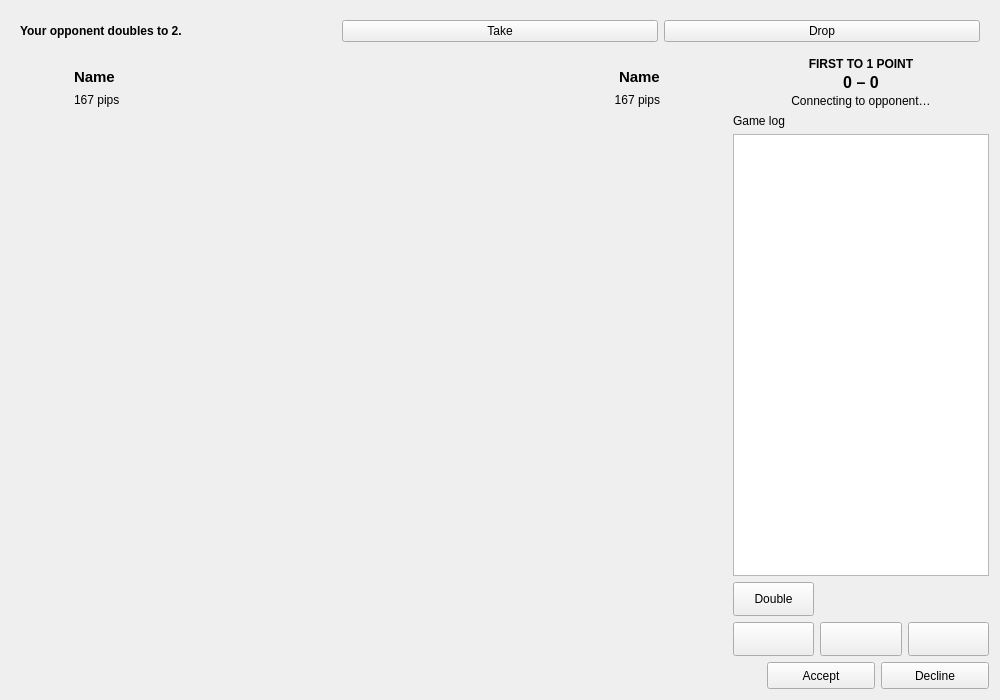
<?xml version="1.0" ?><ui version="4.0">
 <class>BackgammonGameWindow</class>
 <widget class="QWidget" name="BackgammonGameWindow">
  <property name="geometry">
   <rect>
    <x>0</x>
    <y>0</y>
    <width>1000</width>
    <height>700</height>
   </rect>
  </property>
  <property name="windowTitle">
   <string>Backgammon</string>
  </property>
  <layout class="QVBoxLayout" name="mainLayout" stretch="0,1">
   <item>
    <widget class="QFrame" name="cubeOfferFrame">
     <layout class="QHBoxLayout" name="cubeOfferLayout">
      <item>
       <widget class="QLabel" name="cubeOfferLabel">
        <property name="font">
         <font>
          <bold>true</bold>
         </font>
        </property>
        <property name="text">
         <string notr="true">Your opponent doubles to 2.</string>
        </property>
        <property name="wordWrap">
         <bool>true</bool>
        </property>
       </widget>
      </item>
      <item>
       <widget class="QPushButton" name="takeButton">
        <property name="toolTip">
         <string>Accept: the game goes on at twice the stakes and the cube is yours</string>
        </property>
        <property name="text">
         <string>Take</string>
        </property>
       </widget>
      </item>
      <item>
       <widget class="QPushButton" name="dropButton">
        <property name="toolTip">
         <string>Refuse: you lose this game at the current cube value</string>
        </property>
        <property name="text">
         <string>Drop</string>
        </property>
       </widget>
      </item>
     </layout>
    </widget>
   </item>
   <item>
    <layout class="QHBoxLayout" name="playLayout" stretch="1,0">
     <property name="spacing">
      <number>10</number>
     </property>
     <item>
      <layout class="QVBoxLayout" name="boardColumn" stretch="0,1">
       <property name="spacing">
        <number>6</number>
       </property>
       <item>
        <widget class="QFrame" name="headerFrame">
         <layout class="QHBoxLayout" name="headerLayout" stretch="0,1,0">
          <property name="leftMargin">
           <number>0</number>
          </property>
          <property name="topMargin">
           <number>0</number>
          </property>
          <property name="rightMargin">
           <number>0</number>
          </property>
          <property name="bottomMargin">
           <number>0</number>
          </property>
          <item>
           <widget class="QFrame" name="oppFrame">
            <layout class="QHBoxLayout" name="oppLayout" stretch="0,1">
             <property name="spacing">
              <number>10</number>
             </property>
             <item>
              <widget class="AvatarWidget" name="oppAvatar">
               <property name="minimumSize">
                <size>
                 <width>44</width>
                 <height>44</height>
                </size>
               </property>
               <property name="maximumSize">
                <size>
                 <width>44</width>
                 <height>44</height>
                </size>
               </property>
               <property name="scaledContents">
                <bool>true</bool>
               </property>
              </widget>
             </item>
             <item>
              <layout class="QVBoxLayout" name="oppTextLayout">
               <property name="spacing">
                <number>2</number>
               </property>
               <item>
                <layout class="QHBoxLayout" name="oppNameLayout">
                 <property name="spacing">
                  <number>6</number>
                 </property>
                 <item>
                  <widget class="QLabel" name="oppName">
                   <property name="font">
                    <font>
                     <pointsize>11</pointsize>
                     <bold>true</bold>
                    </font>
                   </property>
                   <property name="text">
                    <string notr="true">Name</string>
                   </property>
                   <property name="textFormat">
                    <enum>Qt::TextFormat::PlainText</enum>
                   </property>
                  </widget>
                 </item>
                 <item>
                  <widget class="QLabel" name="oppColour">
                   <property name="toolTip">
                    <string>Checker colour</string>
                   </property>
                  </widget>
                 </item>
                 <item>
                  <spacer name="oppNameSpacer">
                   <property name="orientation">
                    <enum>Qt::Orientation::Horizontal</enum>
                   </property>
                   <property name="sizeHint" stdset="0">
                    <size>
                     <width>0</width>
                     <height>0</height>
                    </size>
                   </property>
                  </spacer>
                 </item>
                </layout>
               </item>
               <item>
                <widget class="QLabel" name="oppDetails">
                 <property name="text">
                  <string notr="true">167 pips</string>
                 </property>
                 <property name="alignment">
                  <set>Qt::AlignmentFlag::AlignLeading|Qt::AlignmentFlag::AlignLeft|Qt::AlignmentFlag::AlignVCenter</set>
                 </property>
                </widget>
               </item>
              </layout>
             </item>
            </layout>
           </widget>
          </item>
          <item>
           <spacer name="headerSpacer">
            <property name="orientation">
             <enum>Qt::Orientation::Horizontal</enum>
            </property>
            <property name="sizeHint" stdset="0">
             <size>
              <width>0</width>
              <height>0</height>
             </size>
            </property>
           </spacer>
          </item>
          <item>
           <widget class="QFrame" name="myFrame">
            <layout class="QHBoxLayout" name="myLayout" stretch="1,0">
             <property name="spacing">
              <number>10</number>
             </property>
             <item>
              <layout class="QVBoxLayout" name="myTextLayout">
               <property name="spacing">
                <number>2</number>
               </property>
               <item>
                <layout class="QHBoxLayout" name="myNameLayout">
                 <property name="spacing">
                  <number>6</number>
                 </property>
                 <item>
                  <spacer name="myNameSpacer">
                   <property name="orientation">
                    <enum>Qt::Orientation::Horizontal</enum>
                   </property>
                   <property name="sizeHint" stdset="0">
                    <size>
                     <width>0</width>
                     <height>0</height>
                    </size>
                   </property>
                  </spacer>
                 </item>
                 <item>
                  <widget class="QLabel" name="myColour">
                   <property name="toolTip">
                    <string>Checker colour</string>
                   </property>
                  </widget>
                 </item>
                 <item>
                  <widget class="QLabel" name="myName">
                   <property name="font">
                    <font>
                     <pointsize>11</pointsize>
                     <bold>true</bold>
                    </font>
                   </property>
                   <property name="text">
                    <string notr="true">Name</string>
                   </property>
                   <property name="textFormat">
                    <enum>Qt::TextFormat::PlainText</enum>
                   </property>
                  </widget>
                 </item>
                </layout>
               </item>
               <item>
                <widget class="QLabel" name="myDetails">
                 <property name="text">
                  <string notr="true">167 pips</string>
                 </property>
                 <property name="alignment">
                  <set>Qt::AlignmentFlag::AlignRight|Qt::AlignmentFlag::AlignTrailing|Qt::AlignmentFlag::AlignVCenter</set>
                 </property>
                </widget>
               </item>
              </layout>
             </item>
             <item>
              <widget class="AvatarWidget" name="myAvatar">
               <property name="minimumSize">
                <size>
                 <width>44</width>
                 <height>44</height>
                </size>
               </property>
               <property name="maximumSize">
                <size>
                 <width>44</width>
                 <height>44</height>
                </size>
               </property>
               <property name="scaledContents">
                <bool>true</bool>
               </property>
              </widget>
             </item>
            </layout>
           </widget>
          </item>
         </layout>
        </widget>
       </item>
       <item>
        <widget class="BoardWidget" name="board" native="true"/>
       </item>
      </layout>
     </item>
     <item>
      <widget class="QWidget" name="sidePanel" native="true">
       <property name="minimumSize">
        <size>
         <width>220</width>
         <height>0</height>
        </size>
       </property>
       <property name="maximumSize">
        <size>
         <width>300</width>
         <height>16777215</height>
        </size>
       </property>
       <layout class="QVBoxLayout" name="sidePanelLayout" stretch="0,0,1,0,0">
        <property name="leftMargin">
         <number>0</number>
        </property>
        <property name="topMargin">
         <number>0</number>
        </property>
        <property name="rightMargin">
         <number>0</number>
        </property>
        <property name="bottomMargin">
         <number>0</number>
        </property>
        <item>
         <layout class="QVBoxLayout" name="matchLayout">
          <property name="spacing">
           <number>2</number>
          </property>
          <item>
           <widget class="QLabel" name="matchLabel">
            <property name="font">
             <font>
              <bold>true</bold>
             </font>
            </property>
            <property name="text">
             <string notr="true">FIRST TO 1 POINT</string>
            </property>
            <property name="alignment">
             <set>Qt::AlignmentFlag::AlignCenter</set>
            </property>
           </widget>
          </item>
          <item>
           <widget class="QLabel" name="scoreLabel">
            <property name="font">
             <font>
              <pointsize>12</pointsize>
              <bold>true</bold>
             </font>
            </property>
            <property name="toolTip">
             <string>Points in this match</string>
            </property>
            <property name="text">
             <string notr="true">0 – 0</string>
            </property>
            <property name="textFormat">
             <enum>Qt::TextFormat::PlainText</enum>
            </property>
            <property name="alignment">
             <set>Qt::AlignmentFlag::AlignCenter</set>
            </property>
           </widget>
          </item>
          <item>
           <widget class="QLabel" name="statusLabel">
            <property name="text">
             <string>Connecting to opponent…</string>
            </property>
            <property name="textFormat">
             <enum>Qt::TextFormat::PlainText</enum>
            </property>
            <property name="alignment">
             <set>Qt::AlignmentFlag::AlignCenter</set>
            </property>
            <property name="wordWrap">
             <bool>true</bool>
            </property>
           </widget>
          </item>
         </layout>
        </item>
        <item>
         <widget class="QLabel" name="logLabel">
          <property name="text">
           <string>Game log</string>
          </property>
         </widget>
        </item>
        <item>
         <widget class="QListWidget" name="logList">
          <property name="editTriggers">
           <set>QAbstractItemView::EditTrigger::NoEditTriggers</set>
          </property>
          <property name="selectionMode">
           <enum>QAbstractItemView::SelectionMode::NoSelection</enum>
          </property>
          <property name="wordWrap">
           <bool>true</bool>
          </property>
         </widget>
        </item>
        <item>
         <layout class="QGridLayout" name="buttonsLayout">
          <item row="0" column="0">
           <widget class="QPushButton" name="doubleButton">
            <property name="minimumSize">
             <size>
              <width>0</width>
              <height>34</height>
             </size>
            </property>
            <property name="toolTip">
             <string>Offer to double the stakes before you roll. Your opponent takes (the cube becomes theirs) or drops (and loses the game at the current value).</string>
            </property>
            <property name="text">
             <string>Double</string>
            </property>
           </widget>
          </item>
          <item row="1" column="2">
           <widget class="QPushButton" name="endTurnButton">
            <property name="minimumSize">
             <size>
              <width>0</width>
              <height>34</height>
             </size>
            </property>
            <property name="toolTip">
             <string>End turn: play the moves you made</string>
            </property>
            <property name="text">
             <string></string>
            </property>
           <property name="icon"><iconset resource="Backgammon_images.qrc"><normaloff>:/images/confirm.png</normaloff>:/images/confirm.png</iconset></property><property name="iconSize"><size><width>28</width><height>28</height></size></property><property name="accessibleName"><string>End turn</string></property></widget>
          </item>
          <item row="1" column="0">
           <widget class="QPushButton" name="undoButton">
            <property name="minimumSize">
             <size>
              <width>0</width>
              <height>34</height>
             </size>
            </property>
            <property name="toolTip">
             <string>Undo: take back the last checker you moved</string>
            </property>
            <property name="text">
             <string></string>
            </property>
           <property name="icon"><iconset resource="Backgammon_images.qrc"><normaloff>:/images/undo.png</normaloff>:/images/undo.png</iconset></property><property name="iconSize"><size><width>28</width><height>28</height></size></property><property name="accessibleName"><string>Undo</string></property></widget>
          </item>
          <item row="1" column="1">
           <widget class="QPushButton" name="rollButton">
            <property name="minimumSize">
             <size>
              <width>0</width>
              <height>34</height>
             </size>
            </property>
            <property name="toolTip">
             <string>Roll the dice</string>
            </property>
            <property name="text">
             <string></string>
            </property>
           <property name="icon"><iconset resource="Backgammon_images.qrc"><normaloff>:/images/roll.png</normaloff>:/images/roll.png</iconset></property><property name="iconSize"><size><width>28</width><height>28</height></size></property><property name="accessibleName"><string>Roll the dice</string></property></widget>
          </item>
         </layout>
        </item>
        <item>
         <layout class="QHBoxLayout" name="gameButtonsLayout">
          <item>
           <widget class="QToolButton" name="settingsButton">
            <property name="toolTip">
             <string>Backgammon settings</string>
            </property>
            <property name="icon">
             <iconset resource="Backgammon_images.qrc">
              <normaloff>:/images/settings.png</normaloff>:/images/settings.png</iconset>
            </property>
            <property name="iconSize">
             <size>
              <width>20</width>
              <height>20</height>
             </size>
            </property>
            <property name="autoRaise">
             <bool>true</bool>
            </property>
            <property name="focusPolicy">
             <enum>Qt::FocusPolicy::NoFocus</enum>
            </property>
           </widget>
          </item>
          <item>
           <widget class="QPushButton" name="acceptButton">
            <property name="sizePolicy">
             <sizepolicy hsizetype="Minimum" vsizetype="Expanding">
              <horstretch>0</horstretch>
              <verstretch>0</verstretch>
             </sizepolicy>
            </property>
            <property name="text">
             <string>Accept</string>
            </property>
           </widget>
          </item>
          <item>
           <widget class="QPushButton" name="declineButton">
            <property name="sizePolicy">
             <sizepolicy hsizetype="Minimum" vsizetype="Expanding">
              <horstretch>0</horstretch>
              <verstretch>0</verstretch>
             </sizepolicy>
            </property>
            <property name="text">
             <string>Decline</string>
            </property>
           </widget>
          </item>
         </layout>
        </item>
       </layout>
      </widget>
     </item>
    </layout>
   </item>
  </layout>
 </widget>
 <customwidgets>
  <customwidget>
   <class>AvatarWidget</class>
   <extends>QLabel</extends>
   <header>gui/common/AvatarWidget.h</header>
   <container>1</container>
  </customwidget>
  <customwidget>
   <class>BoardWidget</class>
   <extends>QWidget</extends>
   <header>gui/BoardWidget.h</header>
   <container>1</container>
  </customwidget>
 </customwidgets>
 <resources><include location="Backgammon_images.qrc"/></resources>
 <connections/>
</ui>
